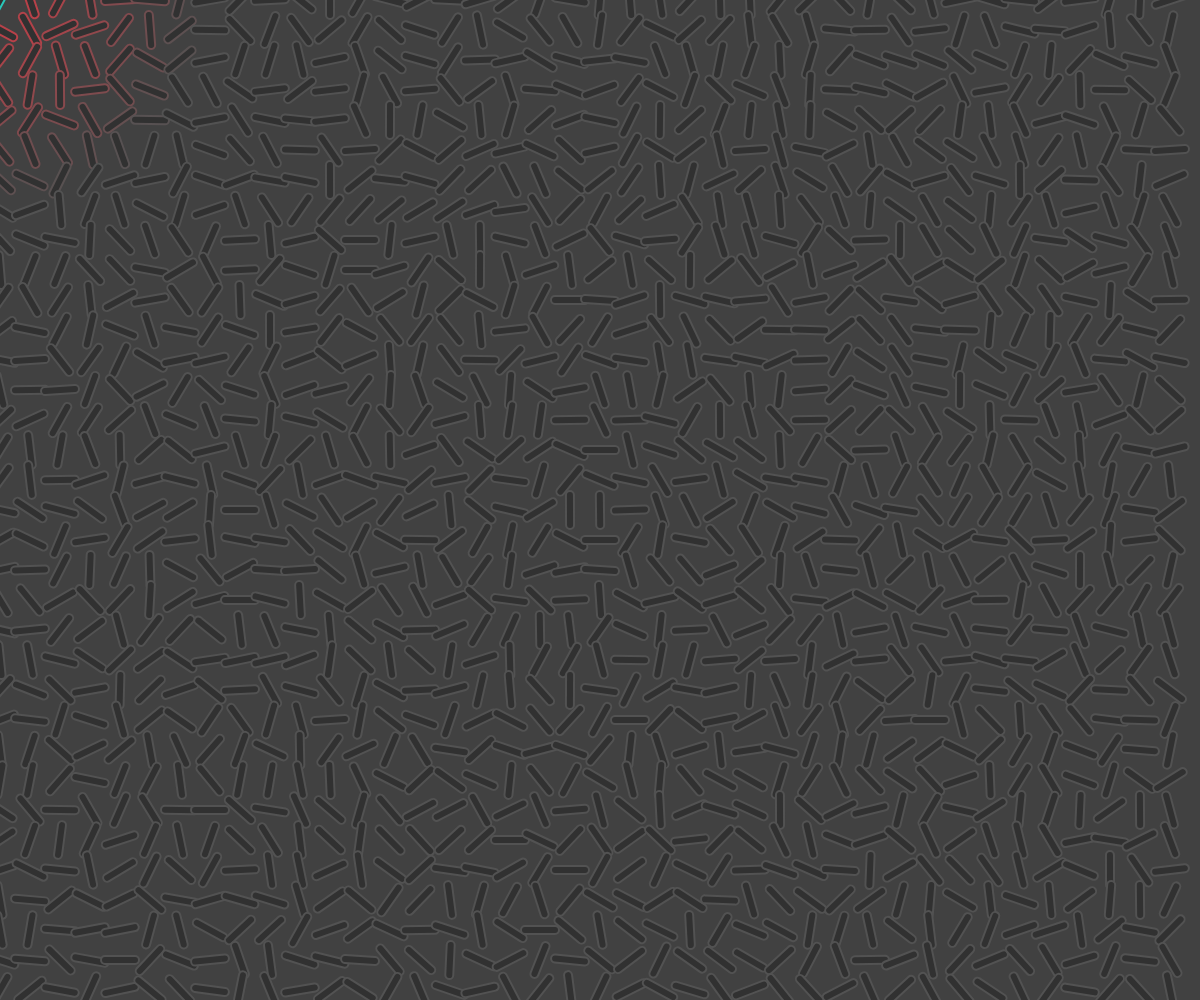
Frame 1 (no input)
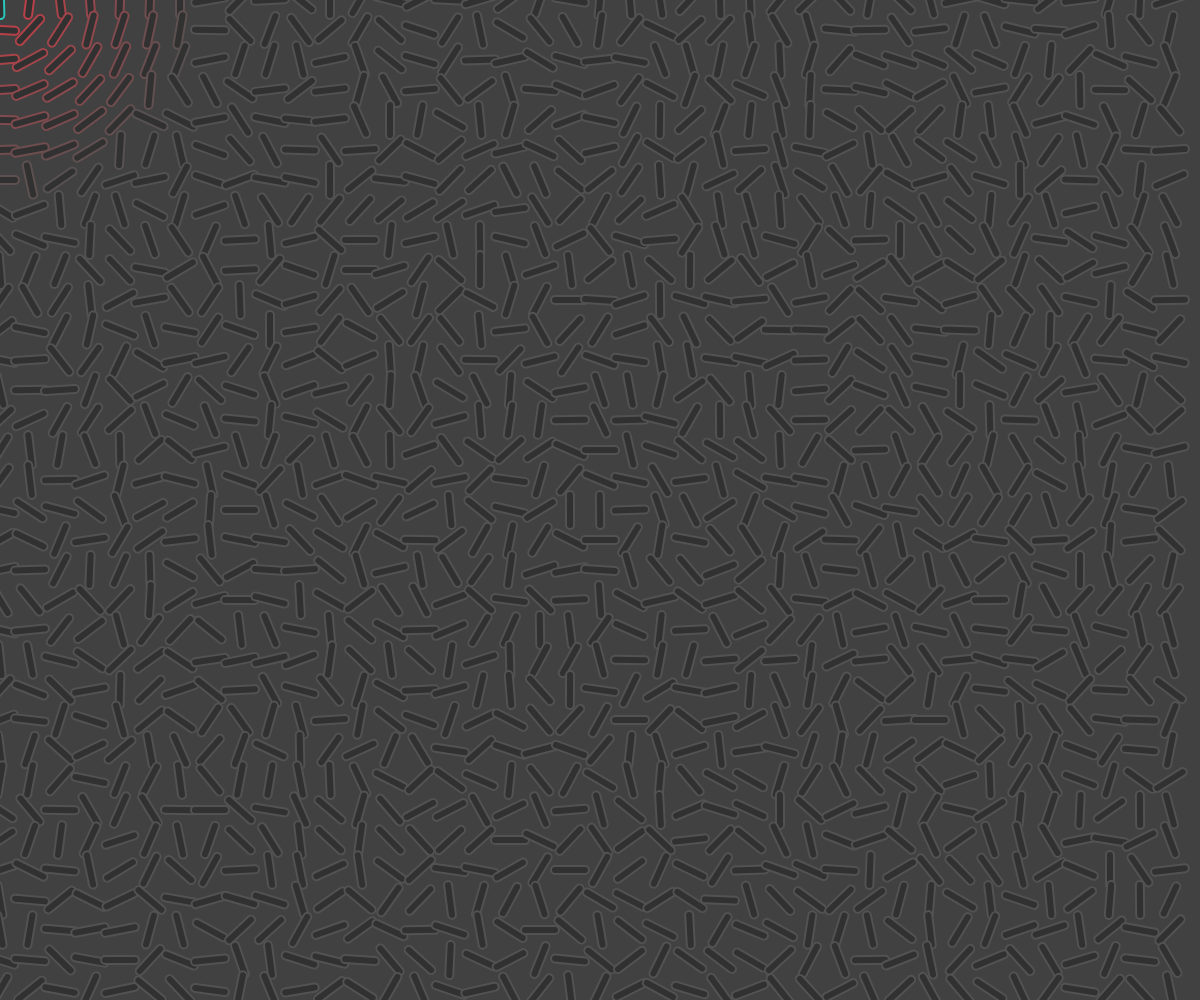
Frame 60 (no input)
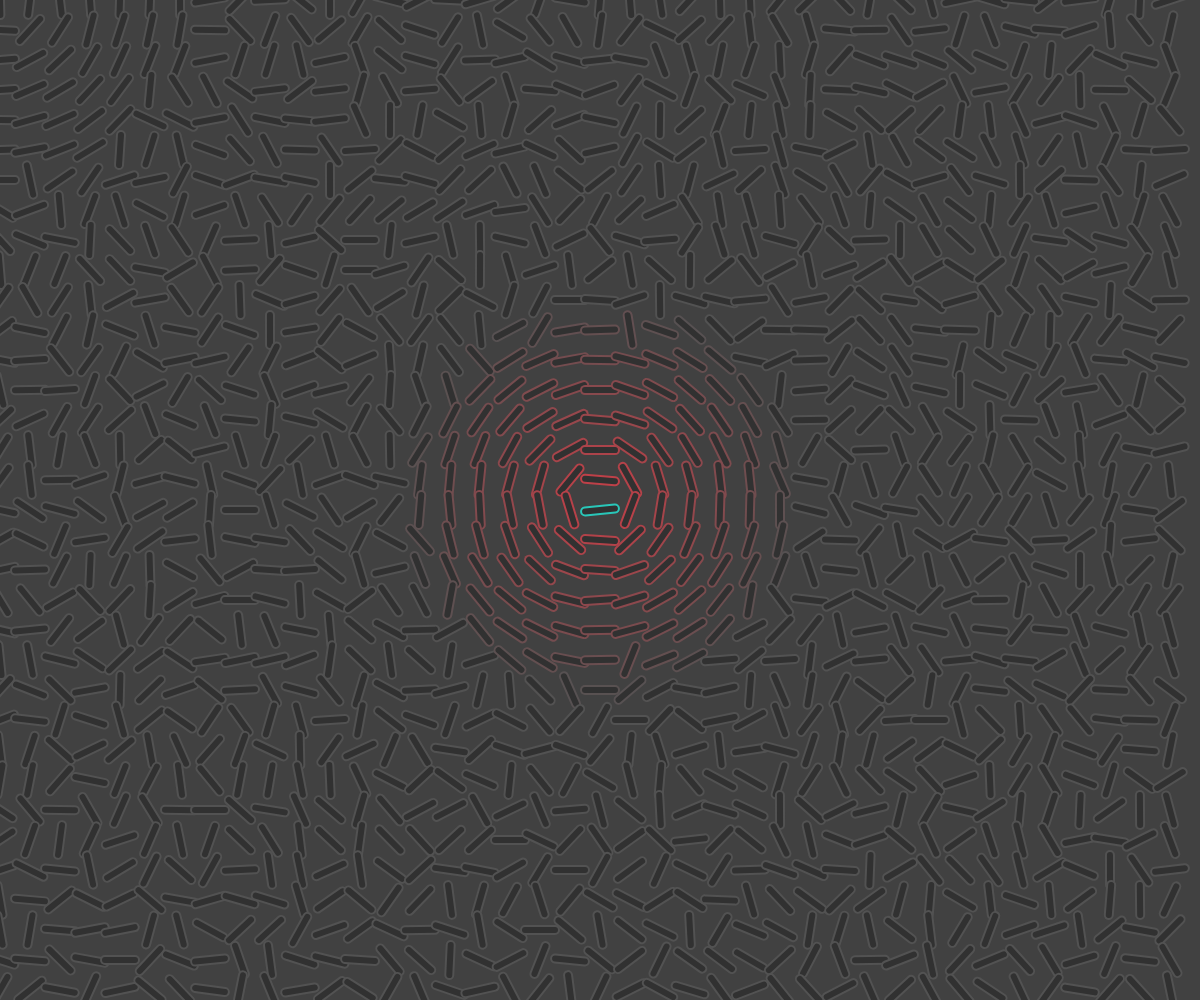
Frame 120 (the mouse pressed at the canvas centre since frame 60)

The p5.js sketch that drew these frames (run headless with seeded random() and noise() and a simulated clock; from frame 60 on, the mouse is pressed at the canvas centre):

// p5.js sketch
// ── sketch.js
//you can probably figure out what this does
let lineLength = 30;
//line Thickness determines the thickness of the lineSpacing
let lineThickness = 6;
//distance inbetween lines
let lineSpacing = 30;
//distance that the mouse will affect a lines color
let colorAffectFeild = 200;
//distance that the mouse will affect a lines angle
let turnAffectFeild = 200;
//speed that lines will turn twords mouse
let turnSpeed = 10;

// lineLength = 100;
// lineSpacing = 30;
// colorAffectFeild = 300;
// turnAffectFeild = 300;
// turnSpeed = 1;

//intializes an aray with nothing in it (yet)
let lineArray = [];

// let g1 = '#525252';
// let g2 = '#414141';
// let g3 = '#313131';
// let r1 = '#ca3e47';

let g1;
let g2;
let g3;
let r1;
let a1; // a for aqua

let mouseSpeed = 0;

function setup(){
  angleMode(DEGREES); // Change the mode to DEGREES
  //noCursor();
  //this intializes a 2d (technically 2d arrays arent a thing in js)
  //array to store all the line angles
  for(let x = 0; x < windowWidth/lineSpacing; x++){
    lineArray[x] = [];
    for(let y = 0; y < windowHeight/lineSpacing; y++){
      lineArray[x][y] = random(-90,90);
      // lineArray[x][y] = 0;
    }
  }

  //color wont work outside of draw of setup so we gotta do this
  g1 = color(82, 82, 82);
  g2 = color(65, 65, 65);
  g3 = color(49, 49, 49);
  r1 = color(202, 62, 71);
  a1 = color(41, 199, 185);

  createCanvas(windowWidth,windowHeight);
}


function draw(){

  if(keyIsDown(UP_ARROW)){
    lineLength += 1
  }
  if(keyIsDown(DOWN_ARROW)){
    if(lineLength > 1){
      lineLength -= 1
    }
  }

  if(keyIsDown(RIGHT_ARROW)){
    lineThickness += 1
  }
  if(keyIsDown(LEFT_ARROW)){
    if(lineThickness > 1){
      lineThickness -= 1
    }
  }

  mouseSpeed = dist(mouseX, mouseY, pmouseX, pmouseY);
  if(mouseSpeed > 100){
    mouseSpeed = 100;
  }


  var tempColorAffectFeild = round(colorAffectFeild - map(mouseSpeed, 0, 100, 0, colorAffectFeild));
  //print(map(mouseSpeed, 0, 100, 0, colorAffectFeild));

  background(g2);

  for(let x = 0; x < width/lineSpacing; x++){
    for(let y = 0; y < height/lineSpacing; y++){

      //I have no idea how push and pop works but it does so ¯\_(ツ)_/¯
      push();
      let distFromMouse = round(dist(mouseX, mouseY, x*lineSpacing, y*lineSpacing))

      //This moves the origin of the canvas to where the next line will be drawn
      //this is needed to do rotation
      translate(x*lineSpacing , y*lineSpacing);

      //this checks if a line is withen the turnAffectFeild if it is then
      //we can start turning it twords the mouse
      if(distFromMouse <= turnAffectFeild){

        //this does some math to figure out what angle the mouse is from the line
        let mouseLineAngle = atan2(mouseY - y*lineSpacing, mouseX - x*lineSpacing);

        //this prevents the line from flipping when the mouse crosses over it
        //It works by making the line not care if the mouse is to the top right
        //or the bottom left since they need the line to move the same amount
        //same with the top left and bottom right
        if(mouseLineAngle < -90){
          mouseLineAngle += 180;
        }else if(mouseLineAngle > 90){
          mouseLineAngle -= 180;
        }

        //this code makes the line rotate left or right towrds the mouse
        if(lineArray[x][y] < mouseLineAngle){
          lineArray[x][y] += (turnSpeed - map(distFromMouse, 0, turnAffectFeild, 0, turnSpeed));
        }else if(lineArray[x][y] > mouseLineAngle){
          lineArray[x][y] -= (turnSpeed - map(distFromMouse, 0, turnAffectFeild, 0, turnSpeed));
        }
      }
      //This rotates the canvas how ever much this current line needs it to
      rotate(lineArray[x][y]);

      //this stuff gives the outline a color dependent on how close and how fast the mouse is
      var inter = map(distFromMouse, 0, tempColorAffectFeild, 0, 1);
      var lineColor = lerpColor(r1, g1, inter);
      stroke(lineColor);
      if (distFromMouse < (lineSpacing/2)){
        stroke(a1)
      }

      //this draws the outline
      strokeWeight(lineThickness + 4);
      //strokeWeight(20);
      line(0,-(lineLength/2), 0, (lineLength/2));

      //this draws the actual line
      stroke(g3);
      strokeWeight(lineThickness);
      //strokeWeight(12);
      line(0,-(lineLength/2), 0, (lineLength/2));
      pop();
    }
  }
}
